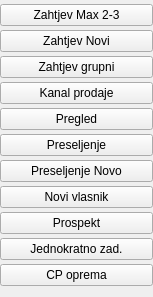
                <widget class="QWidget" name="pageDokumenti">
                 <property name="geometry">
                  <rect>
                   <x>0</x>
                   <y>0</y>
                   <width>153</width>
                   <height>297</height>
                  </rect>
                 </property>
                 <property name="sizePolicy">
                  <sizepolicy hsizetype="Preferred" vsizetype="Maximum">
                   <horstretch>0</horstretch>
                   <verstretch>0</verstretch>
                  </sizepolicy>
                 </property>
                 <attribute name="icon">
                  <iconset resource="../../resources/DonatForm.qrc">
                   <normaloff>:/InDonat/Forms/images/ig_menuBlueDown.gif</normaloff>:/InDonat/Forms/images/ig_menuBlueDown.gif</iconset>
                 </attribute>
                 <attribute name="label">
                  <string>Dokumenti</string>
                 </attribute>
                 <layout class="QVBoxLayout" name="verticalLayout_11">
                  <property name="spacing">
                   <number>0</number>
                  </property>
                  <property name="leftMargin">
                   <number>0</number>
                  </property>
                  <property name="topMargin">
                   <number>0</number>
                  </property>
                  <property name="rightMargin">
                   <number>0</number>
                  </property>
                  <property name="bottomMargin">
                   <number>0</number>
                  </property>
                  <item>
                   <widget class="QPushButton" name="btnMnuZahtjevMax23">
                    <property name="cursor">
                     <cursorShape>PointingHandCursor</cursorShape>
                    </property>
                    <property name="text">
                     <string>Zahtjev Max 2-3</string>
                    </property>
                    <property name="flat">
                     <bool>false</bool>
                    </property>
                   </widget>
                  </item>
                  <item>
                   <widget class="QPushButton" name="btnMnuZahtjevNovi">
                    <property name="cursor">
                     <cursorShape>PointingHandCursor</cursorShape>
                    </property>
                    <property name="text">
                     <string>Zahtjev Novi</string>
                    </property>
                    <property name="checkable">
                     <bool>false</bool>
                    </property>
                    <property name="checked">
                     <bool>false</bool>
                    </property>
                    <property name="autoRepeat">
                     <bool>false</bool>
                    </property>
                    <property name="autoExclusive">
                     <bool>false</bool>
                    </property>
                    <property name="flat">
                     <bool>false</bool>
                    </property>
                   </widget>
                  </item>
                  <item>
                   <widget class="QPushButton" name="btnMnuZahtjevGrupni">
                    <property name="cursor">
                     <cursorShape>PointingHandCursor</cursorShape>
                    </property>
                    <property name="inputMethodHints">
                     <set>Qt::ImhNone</set>
                    </property>
                    <property name="text">
                     <string>Zahtjev grupni</string>
                    </property>
                    <property name="flat">
                     <bool>false</bool>
                    </property>
                   </widget>
                  </item>
                  <item>
                   <widget class="QPushButton" name="btnMnuKanalProdaje">
                    <property name="cursor">
                     <cursorShape>PointingHandCursor</cursorShape>
                    </property>
                    <property name="text">
                     <string>Kanal prodaje</string>
                    </property>
                    <property name="flat">
                     <bool>false</bool>
                    </property>
                   </widget>
                  </item>
                  <item>
                   <widget class="QPushButton" name="btnMnuPregled">
                    <property name="cursor">
                     <cursorShape>PointingHandCursor</cursorShape>
                    </property>
                    <property name="text">
                     <string>Pregled</string>
                    </property>
                    <property name="flat">
                     <bool>false</bool>
                    </property>
                   </widget>
                  </item>
                  <item>
                   <widget class="QPushButton" name="btnMnuPreseljenje">
                    <property name="cursor">
                     <cursorShape>PointingHandCursor</cursorShape>
                    </property>
                    <property name="text">
                     <string>Preseljenje</string>
                    </property>
                    <property name="flat">
                     <bool>false</bool>
                    </property>
                   </widget>
                  </item>
                  <item>
                   <widget class="QPushButton" name="btnMnuPresenjenjeNovo">
                    <property name="cursor">
                     <cursorShape>PointingHandCursor</cursorShape>
                    </property>
                    <property name="text">
                     <string>Preseljenje Novo</string>
                    </property>
                    <property name="flat">
                     <bool>false</bool>
                    </property>
                   </widget>
                  </item>
                  <item>
                   <widget class="QPushButton" name="btnMnuNoviVlasnik">
                    <property name="cursor">
                     <cursorShape>PointingHandCursor</cursorShape>
                    </property>
                    <property name="text">
                     <string>Novi vlasnik</string>
                    </property>
                    <property name="flat">
                     <bool>false</bool>
                    </property>
                   </widget>
                  </item>
                  <item>
                   <widget class="QPushButton" name="btnMnuProspekt">
                    <property name="cursor">
                     <cursorShape>PointingHandCursor</cursorShape>
                    </property>
                    <property name="text">
                     <string>Prospekt</string>
                    </property>
                   </widget>
                  </item>
                  <item>
                   <widget class="QPushButton" name="btnMnuJednokratnoZaduzenje">
                    <property name="cursor">
                     <cursorShape>PointingHandCursor</cursorShape>
                    </property>
                    <property name="text">
                     <string>Jednokratno zad.</string>
                    </property>
                   </widget>
                  </item>
                  <item>
                   <widget class="QPushButton" name="btnMnuCpeOprema">
                    <property name="cursor">
                     <cursorShape>PointingHandCursor</cursorShape>
                    </property>
                    <property name="text">
                     <string>CP oprema</string>
                    </property>
                   </widget>
                  </item>
                 </layout>
                </widget>
